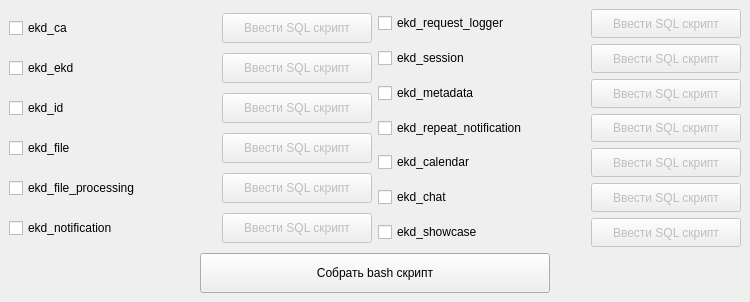
<?xml version="1.0" encoding="UTF-8"?>
<ui version="4.0">
 <class>MainWindow</class>
 <widget class="QMainWindow" name="MainWindow">
  <property name="geometry">
   <rect>
    <x>0</x>
    <y>0</y>
    <width>750</width>
    <height>302</height>
   </rect>
  </property>
  <property name="sizePolicy">
   <sizepolicy hsizetype="Fixed" vsizetype="Fixed">
    <horstretch>0</horstretch>
    <verstretch>0</verstretch>
   </sizepolicy>
  </property>
  <property name="minimumSize">
   <size>
    <width>750</width>
    <height>300</height>
   </size>
  </property>
  <property name="maximumSize">
   <size>
    <width>750</width>
    <height>302</height>
   </size>
  </property>
  <property name="windowTitle">
   <string>Script-creator</string>
  </property>
  <property name="locale">
   <locale language="Russian" country="Russia"/>
  </property>
  <property name="animated">
   <bool>true</bool>
  </property>
  <property name="dockNestingEnabled">
   <bool>true</bool>
  </property>
  <widget class="QWidget" name="centralwidget">
   <layout class="QVBoxLayout" name="verticalLayout_3">
    <item>
     <layout class="QHBoxLayout" name="horizontalLayout">
      <item>
       <layout class="QVBoxLayout" name="verticalLayout">
        <item>
         <layout class="QHBoxLayout" name="ekd_ca_layout">
          <item>
           <widget class="QCheckBox" name="checkBox_ca">
            <property name="text">
             <string>ekd_ca</string>
            </property>
           </widget>
          </item>
          <item>
           <widget class="QPushButton" name="scriptInputButton_ca">
            <property name="enabled">
             <bool>false</bool>
            </property>
            <property name="maximumSize">
             <size>
              <width>150</width>
              <height>30</height>
             </size>
            </property>
            <property name="text">
             <string>Ввести SQL скрипт</string>
            </property>
           </widget>
          </item>
         </layout>
        </item>
        <item>
         <layout class="QHBoxLayout" name="ekd_ekd_layout">
          <item>
           <widget class="QCheckBox" name="checkBox_ekd">
            <property name="text">
             <string>ekd_ekd</string>
            </property>
           </widget>
          </item>
          <item>
           <widget class="QPushButton" name="scriptInputButton_ekd">
            <property name="enabled">
             <bool>false</bool>
            </property>
            <property name="maximumSize">
             <size>
              <width>150</width>
              <height>30</height>
             </size>
            </property>
            <property name="text">
             <string>Ввести SQL скрипт</string>
            </property>
           </widget>
          </item>
         </layout>
        </item>
        <item>
         <layout class="QHBoxLayout" name="ekd_id_layout">
          <item>
           <widget class="QCheckBox" name="checkBox_id">
            <property name="text">
             <string>ekd_id</string>
            </property>
           </widget>
          </item>
          <item>
           <widget class="QPushButton" name="scriptInputButton_id">
            <property name="enabled">
             <bool>false</bool>
            </property>
            <property name="maximumSize">
             <size>
              <width>150</width>
              <height>30</height>
             </size>
            </property>
            <property name="text">
             <string>Ввести SQL скрипт</string>
            </property>
           </widget>
          </item>
         </layout>
        </item>
        <item>
         <layout class="QHBoxLayout" name="ekd_file_layout">
          <item>
           <widget class="QCheckBox" name="checkBox_file">
            <property name="text">
             <string>ekd_file</string>
            </property>
           </widget>
          </item>
          <item>
           <widget class="QPushButton" name="scriptInputButton_file">
            <property name="enabled">
             <bool>false</bool>
            </property>
            <property name="maximumSize">
             <size>
              <width>150</width>
              <height>30</height>
             </size>
            </property>
            <property name="text">
             <string>Ввести SQL скрипт</string>
            </property>
           </widget>
          </item>
         </layout>
        </item>
        <item>
         <layout class="QHBoxLayout" name="ekd_file_proc_layout">
          <item>
           <widget class="QCheckBox" name="checkBox_file_proc">
            <property name="text">
             <string>ekd_file_processing</string>
            </property>
           </widget>
          </item>
          <item>
           <widget class="QPushButton" name="scriptInputButton_file_proc">
            <property name="enabled">
             <bool>false</bool>
            </property>
            <property name="maximumSize">
             <size>
              <width>150</width>
              <height>30</height>
             </size>
            </property>
            <property name="text">
             <string>Ввести SQL скрипт</string>
            </property>
           </widget>
          </item>
         </layout>
        </item>
        <item>
         <layout class="QHBoxLayout" name="ekd_notification_layout">
          <item>
           <widget class="QCheckBox" name="checkBox_notification">
            <property name="text">
             <string>ekd_notification</string>
            </property>
           </widget>
          </item>
          <item>
           <widget class="QPushButton" name="scriptInputButton_notification">
            <property name="enabled">
             <bool>false</bool>
            </property>
            <property name="maximumSize">
             <size>
              <width>150</width>
              <height>30</height>
             </size>
            </property>
            <property name="text">
             <string>Ввести SQL скрипт</string>
            </property>
           </widget>
          </item>
         </layout>
        </item>
       </layout>
      </item>
      <item>
       <layout class="QVBoxLayout" name="verticalLayout_2">
        <item>
         <layout class="QHBoxLayout" name="ekd_request_logger_layout">
          <item>
           <widget class="QCheckBox" name="checkBox_req">
            <property name="text">
             <string>ekd_request_logger</string>
            </property>
           </widget>
          </item>
          <item>
           <widget class="QPushButton" name="scriptInputButton_req">
            <property name="enabled">
             <bool>false</bool>
            </property>
            <property name="maximumSize">
             <size>
              <width>150</width>
              <height>30</height>
             </size>
            </property>
            <property name="text">
             <string>Ввести SQL скрипт</string>
            </property>
           </widget>
          </item>
         </layout>
        </item>
        <item>
         <layout class="QHBoxLayout" name="ekd_session_layout">
          <item>
           <widget class="QCheckBox" name="checkBox_session">
            <property name="text">
             <string>ekd_session</string>
            </property>
           </widget>
          </item>
          <item>
           <widget class="QPushButton" name="scriptInputButton_session">
            <property name="enabled">
             <bool>false</bool>
            </property>
            <property name="maximumSize">
             <size>
              <width>150</width>
              <height>30</height>
             </size>
            </property>
            <property name="text">
             <string>Ввести SQL скрипт</string>
            </property>
           </widget>
          </item>
         </layout>
        </item>
        <item>
         <layout class="QHBoxLayout" name="ekd_metadata_layout">
          <item>
           <widget class="QCheckBox" name="checkBox_metadata">
            <property name="text">
             <string>ekd_metadata</string>
            </property>
           </widget>
          </item>
          <item>
           <widget class="QPushButton" name="scriptInputButton_metadata">
            <property name="enabled">
             <bool>false</bool>
            </property>
            <property name="maximumSize">
             <size>
              <width>150</width>
              <height>30</height>
             </size>
            </property>
            <property name="text">
             <string>Ввести SQL скрипт</string>
            </property>
           </widget>
          </item>
         </layout>
        </item>
        <item>
         <layout class="QHBoxLayout" name="ekd_repeat_layout">
          <item>
           <widget class="QCheckBox" name="checkBox_repeat">
            <property name="font">
             <font>
              <pointsize>9</pointsize>
             </font>
            </property>
            <property name="text">
             <string>ekd_repeat_notification</string>
            </property>
           </widget>
          </item>
          <item>
           <widget class="QPushButton" name="scriptInputButton_repeat">
            <property name="enabled">
             <bool>false</bool>
            </property>
            <property name="maximumSize">
             <size>
              <width>150</width>
              <height>30</height>
             </size>
            </property>
            <property name="text">
             <string>Ввести SQL скрипт</string>
            </property>
           </widget>
          </item>
         </layout>
        </item>
        <item>
         <layout class="QHBoxLayout" name="ekd_calendar_layout">
          <item>
           <widget class="QCheckBox" name="checkBox_calendar">
            <property name="text">
             <string>ekd_calendar</string>
            </property>
           </widget>
          </item>
          <item>
           <widget class="QPushButton" name="scriptInputButton_calendar">
            <property name="enabled">
             <bool>false</bool>
            </property>
            <property name="maximumSize">
             <size>
              <width>150</width>
              <height>30</height>
             </size>
            </property>
            <property name="text">
             <string>Ввести SQL скрипт</string>
            </property>
           </widget>
          </item>
         </layout>
        </item>
        <item>
         <layout class="QHBoxLayout" name="ekd_chat_layout">
          <item>
           <widget class="QCheckBox" name="checkBox_chat">
            <property name="text">
             <string>ekd_chat</string>
            </property>
           </widget>
          </item>
          <item>
           <widget class="QPushButton" name="scriptInputButton_chat">
            <property name="enabled">
             <bool>false</bool>
            </property>
            <property name="maximumSize">
             <size>
              <width>150</width>
              <height>30</height>
             </size>
            </property>
            <property name="text">
             <string>Ввести SQL скрипт</string>
            </property>
           </widget>
          </item>
         </layout>
        </item>
        <item>
         <layout class="QHBoxLayout" name="ekd_showcase_layout">
          <item>
           <widget class="QCheckBox" name="checkBox_showcase">
            <property name="text">
             <string>ekd_showcase</string>
            </property>
           </widget>
          </item>
          <item>
           <widget class="QPushButton" name="scriptInputButton_showcase">
            <property name="enabled">
             <bool>false</bool>
            </property>
            <property name="maximumSize">
             <size>
              <width>150</width>
              <height>30</height>
             </size>
            </property>
            <property name="text">
             <string>Ввести SQL скрипт</string>
            </property>
           </widget>
          </item>
         </layout>
        </item>
       </layout>
      </item>
     </layout>
    </item>
    <item>
     <layout class="QHBoxLayout" name="horizontalLayout_2">
      <property name="spacing">
       <number>0</number>
      </property>
      <property name="sizeConstraint">
       <enum>QLayout::SetDefaultConstraint</enum>
      </property>
      <item>
       <widget class="QPushButton" name="createScriptButton">
        <property name="maximumSize">
         <size>
          <width>350</width>
          <height>40</height>
         </size>
        </property>
        <property name="text">
         <string>Собрать bash скрипт</string>
        </property>
       </widget>
      </item>
     </layout>
    </item>
   </layout>
  </widget>
 </widget>
 <resources/>
 <connections/>
</ui>
